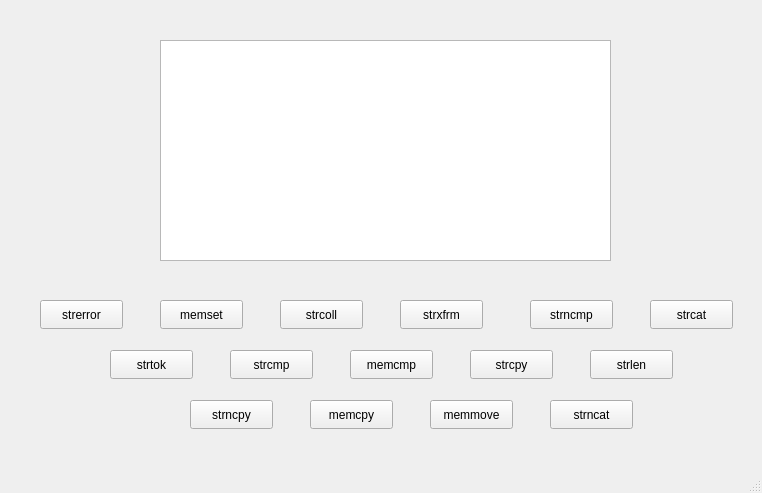
<?xml version="1.0" encoding="UTF-8"?>
<ui version="4.0">
 <class>MainWindow</class>
 <widget class="QMainWindow" name="MainWindow">
  <property name="geometry">
   <rect>
    <x>0</x>
    <y>0</y>
    <width>762</width>
    <height>493</height>
   </rect>
  </property>
  <property name="windowTitle">
   <string>MainWindow</string>
  </property>
  <widget class="QWidget" name="centralwidget">
   <widget class="QPushButton" name="pushButton_strcoll">
    <property name="geometry">
     <rect>
      <x>280</x>
      <y>300</y>
      <width>83</width>
      <height>29</height>
     </rect>
    </property>
    <property name="text">
     <string>strcoll</string>
    </property>
   </widget>
   <widget class="QPushButton" name="pushButton_strncat">
    <property name="geometry">
     <rect>
      <x>550</x>
      <y>400</y>
      <width>83</width>
      <height>29</height>
     </rect>
    </property>
    <property name="text">
     <string>strncat</string>
    </property>
   </widget>
   <widget class="QPushButton" name="pushButton_strcat">
    <property name="geometry">
     <rect>
      <x>650</x>
      <y>300</y>
      <width>83</width>
      <height>29</height>
     </rect>
    </property>
    <property name="text">
     <string>strcat</string>
    </property>
   </widget>
   <widget class="QPushButton" name="pushButton_memcpy">
    <property name="geometry">
     <rect>
      <x>310</x>
      <y>400</y>
      <width>83</width>
      <height>29</height>
     </rect>
    </property>
    <property name="text">
     <string>memcpy</string>
    </property>
   </widget>
   <widget class="QPushButton" name="pushButton_memmove">
    <property name="geometry">
     <rect>
      <x>430</x>
      <y>400</y>
      <width>83</width>
      <height>29</height>
     </rect>
    </property>
    <property name="text">
     <string>memmove</string>
    </property>
   </widget>
   <widget class="QPushButton" name="pushButton_strncmp">
    <property name="geometry">
     <rect>
      <x>530</x>
      <y>300</y>
      <width>83</width>
      <height>29</height>
     </rect>
    </property>
    <property name="text">
     <string>strncmp</string>
    </property>
   </widget>
   <widget class="QPushButton" name="pushButton_strxfrm">
    <property name="geometry">
     <rect>
      <x>400</x>
      <y>300</y>
      <width>83</width>
      <height>29</height>
     </rect>
    </property>
    <property name="text">
     <string>strxfrm</string>
    </property>
   </widget>
   <widget class="QPushButton" name="pushButton_strlen">
    <property name="geometry">
     <rect>
      <x>590</x>
      <y>350</y>
      <width>83</width>
      <height>29</height>
     </rect>
    </property>
    <property name="text">
     <string>strlen</string>
    </property>
   </widget>
   <widget class="QPushButton" name="pushButton_strcmp">
    <property name="geometry">
     <rect>
      <x>230</x>
      <y>350</y>
      <width>83</width>
      <height>29</height>
     </rect>
    </property>
    <property name="text">
     <string>strcmp</string>
    </property>
   </widget>
   <widget class="QPushButton" name="pushButton_memset">
    <property name="geometry">
     <rect>
      <x>160</x>
      <y>300</y>
      <width>83</width>
      <height>29</height>
     </rect>
    </property>
    <property name="text">
     <string>memset</string>
    </property>
   </widget>
   <widget class="QPushButton" name="pushButton_strerror">
    <property name="geometry">
     <rect>
      <x>40</x>
      <y>300</y>
      <width>83</width>
      <height>29</height>
     </rect>
    </property>
    <property name="text">
     <string>strerror</string>
    </property>
   </widget>
   <widget class="QPushButton" name="pushButton_memcmp">
    <property name="geometry">
     <rect>
      <x>350</x>
      <y>350</y>
      <width>83</width>
      <height>29</height>
     </rect>
    </property>
    <property name="text">
     <string>memcmp</string>
    </property>
   </widget>
   <widget class="QPushButton" name="pushButton_strtok">
    <property name="geometry">
     <rect>
      <x>110</x>
      <y>350</y>
      <width>83</width>
      <height>29</height>
     </rect>
    </property>
    <property name="text">
     <string>strtok</string>
    </property>
   </widget>
   <widget class="QPushButton" name="pushButton_strcpy_2">
    <property name="geometry">
     <rect>
      <x>470</x>
      <y>350</y>
      <width>83</width>
      <height>29</height>
     </rect>
    </property>
    <property name="text">
     <string>strcpy</string>
    </property>
   </widget>
   <widget class="QPushButton" name="pushButton_strncpy">
    <property name="geometry">
     <rect>
      <x>190</x>
      <y>400</y>
      <width>83</width>
      <height>29</height>
     </rect>
    </property>
    <property name="text">
     <string>strncpy</string>
    </property>
   </widget>
   <widget class="QTextBrowser" name="textBrowser">
    <property name="geometry">
     <rect>
      <x>160</x>
      <y>40</y>
      <width>451</width>
      <height>221</height>
     </rect>
    </property>
   </widget>
  </widget>
  <widget class="QMenuBar" name="menubar">
   <property name="geometry">
    <rect>
     <x>0</x>
     <y>0</y>
     <width>762</width>
     <height>25</height>
    </rect>
   </property>
  </widget>
  <widget class="QStatusBar" name="statusbar"/>
 </widget>
 <resources/>
 <connections/>
</ui>
